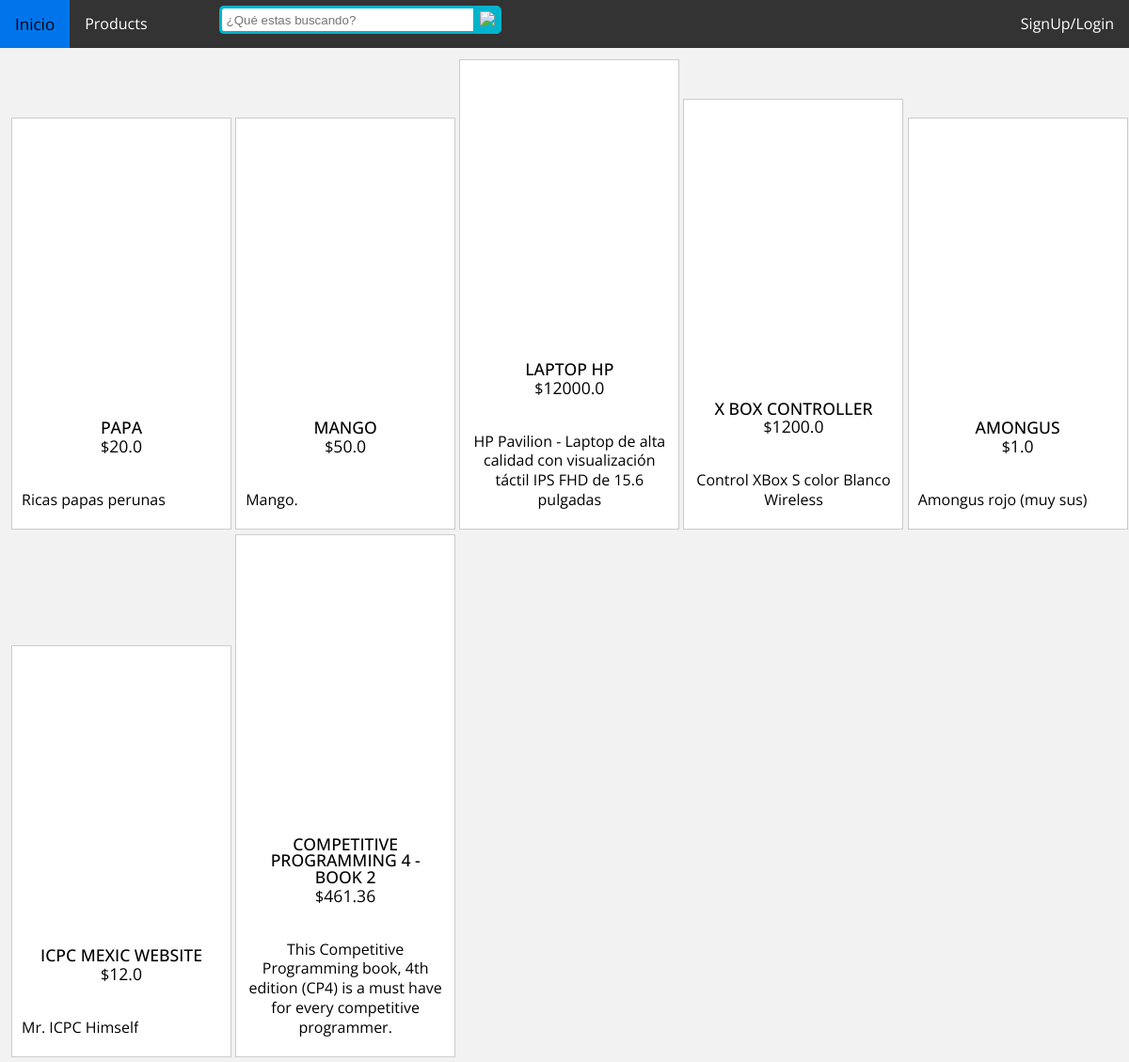
/products, run on an earlier commit of the app's database.
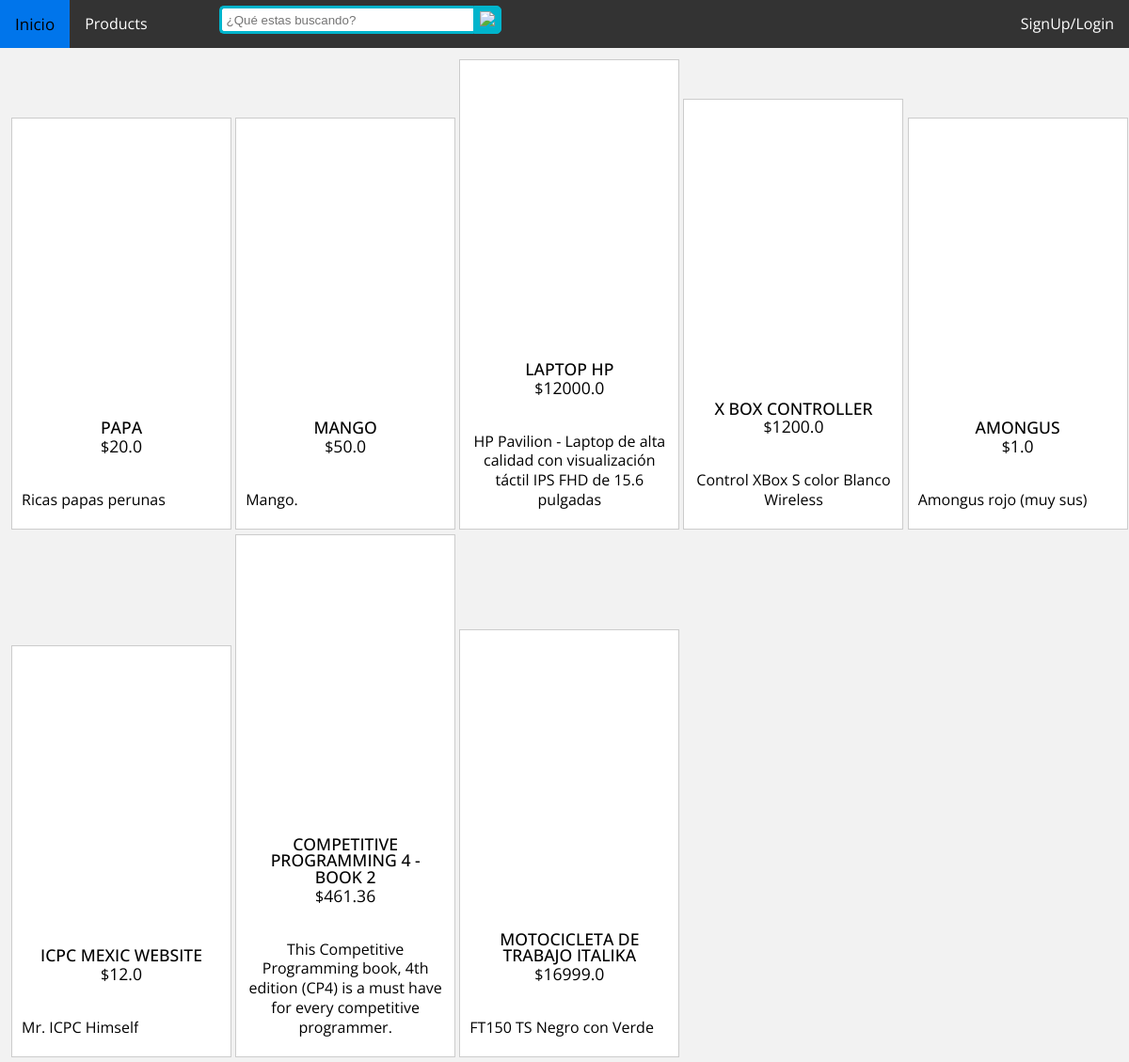
And on a later commit of the database.
### tables this page shows
CREATE TABLE [Products](
  [Id] INTEGER PRIMARY KEY AUTOINCREMENT, 
  [Name] VARCHAR(100), 
  [Price] DOUBLE, 
  [StockSize] INTEGER, 
  [Description] VARCHAR(1000));

### server.py (the view, shortened to what this page needs)
@app.route("/products")
def products_page():
    con = sql.connect(db_file)
    cur = con.cursor()
    f_category = ""
    f_search = ""
    if "Search" in request.args:
        search_q = request.args.get("Search")
        f_search = f"((Name LIKE \"%{search_q}%\" COLLATE NOCASE) OR (Description LIKE \"%{search_q}%\" COLLATE NOCASE))"
    f_category = "" if f_category == "" else f"({f_category})"
    filter_joined = ""
    if f_category != "" or f_search != "":
        join_str = " AND " if f_category != "" and f_search != "" else ""
        filter_joined = " WHERE " + f_search + join_str + f_category + ";"
    print("SELECT Name, Price, Description, Id FROM PRODUCTS"+filter_joined)
    res = cur.execute("SELECT Name, Price, Description, Id FROM PRODUCTS"+filter_joined).fetchall()
    products = []
    for prod in res:
        products.append({"Name": prod[0], "Price": prod[1], "Description": prod[2],"Images": [], "pId": prod[3]})
        imgs = cur.execute(f"SELECT url FROM ProductImages WHERE fk_ProdId = {prod[3]}")
        for img in imgs:
            products[-1]["Images"].append(img[0])
    con.close()
    return render_template("products.html", title="Products - Mamazon", products=products, categories=categories, current_user=flask_login.current_user)

### templates/products.html (shortened to what this page needs)
{% extends 'base.html' %}
{% block styles %}
    <link rel="stylesheet" href="{{ url_for('.static', filename='CSS/product_grid.css') }}">
{% endblock %}
{% block content %}
    <div class="product_grid">
        <ul class="product_list list">
            {% for product in products %}
                <li class="product_item" onclick="redirectProduct({{product['pId']}})">
                    <div class="product_image">
                        <a href="#"><img src="{{url_for('static', filename="uploads/" + product["Images"][0])}}" alt=""></a>
                    </div>
                    <div class="product_values">
                        <div class="product_title">
                            <h5>{{product["Name"]}}</h5>
                        </div>
                        <div class="product_price">
                            <a href="#">$<span class="price_new">{{product["Price"]}}</span></a>
                            <span class="product_rating"></span>
                        </div>
                        <div class="product_desc">
                            <p class="truncate">{{product["Description"]}}</p>
                        </div>
                    </div>
                </li>
            {% endfor %}
        </ul>
    </div>
{% endblock %}

### templates/base.html (shortened to what this page needs)
<!doctype html>
<html lang="en">
  <head>
    {% block styles %} {% endblock %}
    <link rel="stylesheet" href="{{ url_for('.static', filename='CSS/navbar.css') }}">
    <link rel="stylesheet" href="{{ url_for('.static', filename='CSS/searchbar.css') }}">
  </head>
  <body>
    <div class="navbar">
			<a class="active" href="{{url_for('main_page')}}">Inicio</a>
			<div class="dropdown">
				<button class="dropbtn" onclick="location.href='{{url_for('products_page')}}';">Products
				</button>
			</div>
      <div class="wrap">
        <div class="search">
           <input type="text" class="searchTerm" id="search_field" placeholder="¿Qué estas buscando?">
           <button type="submit" class="searchButton" onclick="search()">
            <img src="https://www.svgrepo.com/show/55048/search.svg">
          </button>
        </div>
     </div>
      {% if current_user.is_anonymous %}
        <div class="dropdown" style="float:right">
          <button class="dropbtn" onclick="location.href='{{url_for('login')}}';">SignUp/Login
          </button>
        </div>
      {% endif %}
		</div>
    {% block content %}
    {% endblock %}
  </body>
</html>

### static/CSS/product_grid.css (style rules this page uses)
* { -webkit-box-sizing: border-box; -moz-box-sizing: border-box; box-sizing: border-box; }
img { max-width: 100%; height: auto; }
ul.product_list { display: block; float: left; list-style-type: none; margin: 0; padding: 0; width: 100%; }
.product_grid a { text-decoration: none; }
.product_item { display: inline-block; background: #fff; border: 1px solid #ccc; padding: 10px; position: relative; }
.product_image { position: relative; overflow: hidden; }
.product_image a { display: block; }
.product_title { float: left; width: 100%; text-transform: uppercase; }
.product_price a { color: #000; }
.product_rating { float: right; width: 100px; height: 20px; overflow: hidden; background: url(https://bit.ly/1B4PjyM) top left no-repeat; background-position: 0 76%; }
@media only screen and (min-width : 320px) { ul.product_list { margin: 0; } }
@media only screen and (min-width : 320px) { .product_item { width: 100%; margin: 0; overflow: hidden; } }
@media only screen and (min-width : 320px) { .product_image { height: 150px; float: left; width: 100px; } }
@media only screen and (min-width : 320px) { .product_title h5 { margin: auto; font-size: 1em; font-weight: 500; line-height: 1; } }
@media only screen and (min-width : 320px) { .product_price span { font-size: 1.1em; line-height: 1; } }
@media only screen and (min-width : 320px) { .product_desc { overflow: hidden; float: left; line-height: 1; } }
@media only screen and (min-width : 320px) { .product_desc p { margin: 0; line-height: 1.3; padding: 10px 0; } }
@media only screen and (min-width : 480px) { ul.product_list { margin: 1%; } }
@media only screen and (min-width : 480px) { .product_item { width: 49%; margin: 0; } }
@media only screen and (min-width : 480px) { .product_image { height: 300px; float: left; width: 100%; text-align: center; } }
@media only screen and (min-width : 480px) { .product_title h5 { font-size: 1.1em; font-weight: 500; line-height: 1; padding: 10px 0 0; text-align: center; } }
@media only screen and (min-width : 480px) { .product_price { float: left; text-align: center; width: 100%; } }
@media only screen and (min-width : 480px) { .product_rating { width: 100%; background-position: center 76%; margin-bottom: 5px; } }
@media only screen and (min-width : 480px) { .product_desc { text-align: center; } }
@media only screen and (min-width: 678px) { .product_item { width: 32.5%; } }
@media only screen and (min-width : 992px) { .product_item { width: 24.25%; } }
@media only screen and (min-width : 1200px) { .product_item { width: 19.5%; } }

### static/CSS/navbar.css (style rules this page uses)
body, html { height: 100%; margin: 0; padding: 0; font-size: 100%; background: #F5F5F5; font-family: 'Titillium Web', sans-serif; }
.navbar { background-color: #333; overflow: hidden; }
.navbar a.active { background-color: #04AA6D; color: white; }
.navbar a { float: left; color: #f2f2f2; text-align: center; padding: 14px 16px; text-decoration: none; font-size: 17px; }
.dropdown { float: left; overflow: hidden; }
.dropdown .dropbtn { font-size: 16px; border: none; outline: none; color: white; padding: 14px 16px; background-color: inherit; font-family: inherit; margin: 0; }

### static/CSS/searchbar.css (style rules this page uses)
* { -webkit-box-sizing: border-box; -moz-box-sizing: border-box; box-sizing: border-box; }
body { background: #f2f2f2; font-family: 'Open Sans', sans-serif; }
img { max-width: 100%; height: auto; }
.search { width: 100%; position: relative; display: flex; }
.searchTerm { width: 100%; border: 3px solid #00B4CC; border-right: none; padding: 5px; height: 30px; border-radius: 5px 0 0 5px; outline: none; color: #9DBFAF; }
.searchButton { width: 30px; height: 30px; border: 1px solid #00B4CC; background: #00B4CC; text-align: center; color: #fff; border-radius: 0 5px 5px 0; cursor: pointer; font-size: 20px; }
.wrap { width: 25%; margin-top: .5%; margin-left: 5%; margin-right: auto; float: left; }

What changed in the data, as far as the page shows it:
added Products: Name "MOTOCICLETA DE TRABAJO ITALIKA", Price "16999.0", Description "FT150 TS Negro con Verde"
